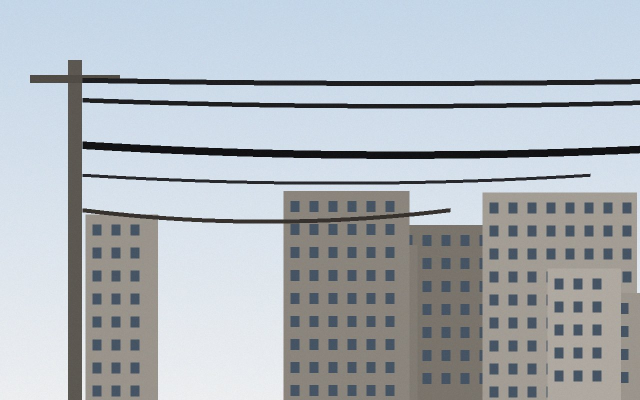
#> input picture app/web/assets/samples/synthetic-pole.jpg, 1280 x 800 px (shown at 1/2 size)
$ python -i enhance.py   (imports and definitions only)   (older library calls are emulated)
#> lines starting #> are read from the running program, lines starting #| are printed output that depends on the picture; after the words box and inside, x2 and y2 are one past the last pixel; in counts of white or black regions, pixels touching at a corner belong together
"""Adaptive enhancement of field photographs for the segmentation path.

Scope (deliberately narrow):
* Applied to the RGB path that feeds YOLO11-seg (and, through ``ml.curate``, to the training
  images, so the model is trained on what it will see).
* NEVER applied to the grayscale path of the VNI. Section 3.6.2 fixes that path at a 5 x 5
  Gaussian "so that VNI values stay comparable"; CLAHE and sharpening add high-frequency
  energy and would inflate the VNI. ``preprocess`` builds the gray path from the original
  image for this reason, and a test pins it.
* Skeletonization works on the predicted binary masks, so enhancement reaches it only through
  better masks (thin fiber drops that survive segmentation), never directly.

Steps, each decided per image in ``auto`` mode from measured quality:
1. Denoise   cv2.fastNlMeansDenoisingColored, strength scaled to the estimated noise sigma
             (Immerkaer 1996, fast noise variance estimation), for high-ISO night/overcast shots.
2. CLAHE     on the L channel of CIELAB (tiles 8 x 8, clip limit 2.0) for dark, flat or
             overexposed photos; colour channels are untouched.
3. Unsharp   I + amount (I - G_sigma * I), only where |detail| > threshold, for soft photos.
             Blur-adaptive: the amount grows linearly from ``unsharp_amount`` at the blur
             threshold (variance of the Laplacian) to ``unsharp_amount_max`` at zero sharpness,
             so a badly blurred photo gets more edge restoration and a crisp one gets none. The
             radius widens (sigma x 1-3) and the detail threshold drops (x 1-0.25) with blur too.
Order matters: denoise before contrast and sharpening, which would otherwise amplify noise.

v2.9 routing (``motion_route``, ``deblock``):
* Motion blur vs defocus. Both lower the variance of the Laplacian; only motion blur removes
  detail along one direction. ``motion_coherence`` measures that per 128 px tile with a
  content-normalised structure tensor: J_f (gradients of the image) whitened by J_c (gradients
  of a sigma-2 Gaussian copy), M = J_c^-1/2 J_f J_c^-1/2. Content orientation (parallel wires,
  facades) appears in both tensors and cancels; a blur kernel attenuates fine detail more than
  coarse detail, and a *linear* kernel does so only along its direction, so M becomes
  anisotropic. The tile anisotropies a = 1 - lambda_min/lambda_max are combined as the length of
  the mean doubled-angle vector, so they count only when the lost direction agrees across the
  photo (a camera shake has one direction; content anisotropy does not). A soft photo with
  coherence >= ``motion_coherence_min`` gets edge-preserving smoothing instead of the unsharp
  mask, which would otherwise sharpen the streak.
* JPEG blocking: ``deblock`` smooths small steps across the 8 px block grid only (an H.264-style
  boundary filter, gated so real edges such as wires are untouched). It runs at the original
  resolution, before the working-scale resize, because the grid is only aligned there.

``enhance_strong`` is the fallback profile (runner): denoise if noisy, CLAHE at a higher clip
limit and a stronger unsharp mask, applied regardless of the measured thresholds.
"""

from __future__ import annotations

from dataclasses import dataclass, field

import cv2
import numpy as np

from app.core.config import EnhancementConfig

# 3 x 3 Laplacian difference kernel of Immerkaer's estimator
_IMMERKAER = np.array([[1, -2, 1], [-2, 4, -2], [1, -2, 1]], dtype=np.float64)


@dataclass(frozen=True)
class Quality:
    mean_l: float  # mean CIELAB lightness, 0-100
    contrast: float  # std of lightness, 0-100
    clipped_high: float  # share of near-white pixels
    noise_sigma: float  # estimated Gaussian noise sigma, 8-bit grey levels
    sharpness: float  # variance of the Laplacian on a 1024 px long-side copy
    motion_coherence: float = 0.0  # direction-coherent blur anisotropy, 0-1 (v2.9)
    motion_angle_deg: float = 0.0  # direction of the lost detail (image x axis = 0)
    bright_share: float = 0.0  # share of content pixels with L* > 90 (v2.10 glare gate)
    line_contrast: float = 0.0  # thin dark-line visibility: mean top-1% black-top-hat on L*, L* units (v2.10)

    def as_dict(self) -> dict:
        return {k: round(float(v), 4) for k, v in self.__dict__.items()}


@dataclass
class Enhanced:
    rgb: np.ndarray
    applied: list[str] = field(default_factory=list)
    quality: Quality | None = None

    @property
    def flags(self) -> list[str]:
        return [f"enhanced:{s}" for s in self.applied]


def noise_sigma(gray: np.ndarray) -> float:
    """Immerkaer (1996): sigma = sqrt(pi/2) / (6 (W-2)(H-2)) * sum |I * N|."""
    g = gray.astype(np.float64)
    h, w = g.shape
    if h < 3 or w < 3:
        return 0.0
    conv = cv2.filter2D(g, -1, _IMMERKAER, borderType=cv2.BORDER_REFLECT)[1:-1, 1:-1]
    return float(np.sqrt(np.pi / 2) * np.abs(conv).sum() / (6.0 * (w - 2) * (h - 2)))


# [38 lines left out: functions _tensor_parts, motion_coherence, not called in this run]


def _content(rgb: np.ndarray, fill: int = 114, margin: int = 9) -> np.ndarray:
    """Photo content without letterbox padding: padding is whole rows / columns of the fill
    colour, so a grey wall inside the photo is not mistaken for it. ``margin`` px next to the
    padding are excluded too (the resize edge)."""
    flat = (np.abs(rgb.astype(np.int16) - fill) <= 3).all(axis=2)
    rows, cols = flat.all(axis=1), flat.all(axis=0)
    m = ~(rows[:, None] | cols[None, :])
    if m.all():
        return m
    return cv2.erode(m.astype(np.uint8), np.ones((2 * margin + 1, 2 * margin + 1), np.uint8)).astype(bool)


def line_visibility(l_star: np.ndarray, content: np.ndarray) -> tuple[float, float]:
    """(near-white share, thin dark-line contrast) of a photo, on CIELAB L* (0-100).

    Glare does two things at once: it lifts most of the frame to near-white AND it compresses how
    much darker a thin dark structure (a conductor) is than its surroundings. The second is
    measured with a black top-hat (5 px ellipse: the thickness scale of a wire at the 1024 px
    working scale) and summarised as the mean of the strongest 1% of responses, so it reads the
    wires and edges rather than flat sky. A bright overcast sky keeps this contrast; glare does
    not (Chapter 4 v2.10)."""
    if not content.any():
        return 0.0, 0.0
    k = cv2.getStructuringElement(cv2.MORPH_ELLIPSE, (5, 5))
    th = cv2.morphologyEx(l_star, cv2.MORPH_BLACKHAT, k)[content]
    top = np.partition(th, th.size - max(1, th.size // 100))[th.size - max(1, th.size // 100):]
    return float((l_star[content] > 90).mean()), float(top.mean())


def measure(rgb: np.ndarray, coherence_below: float = 60.0) -> Quality:
    """``coherence_below``: motion coherence is computed only for photos at or below this Laplacian
    variance (the blur gate), the only photos it is used for; others get 0."""
#> called with coherence_below = 60
    lab = cv2.cvtColor(rgb, cv2.COLOR_RGB2LAB)
#> lab: shape (800, 1280, 3); mean of channels 0, 1, 2 184.6, 127.2, 124.3
    l_chan = lab[..., 0].astype(np.float64) * (100.0 / 255.0)  # OpenCV stores L in 0-255
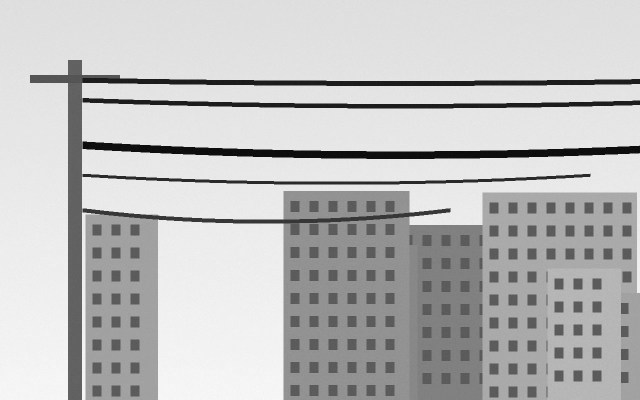
#> l_chan: shape (800, 1280) float64 (shown at 1/2 size); min 0, max 97.25, mean 72.4; drawn with min black and max white
    small = rgb
    if max(rgb.shape[:2]) > 1024:
        s = 1024 / max(rgb.shape[:2])
#> s = 0.8
        small = cv2.resize(rgb, (round(rgb.shape[1] * s), round(rgb.shape[0] * s)), interpolation=cv2.INTER_AREA)
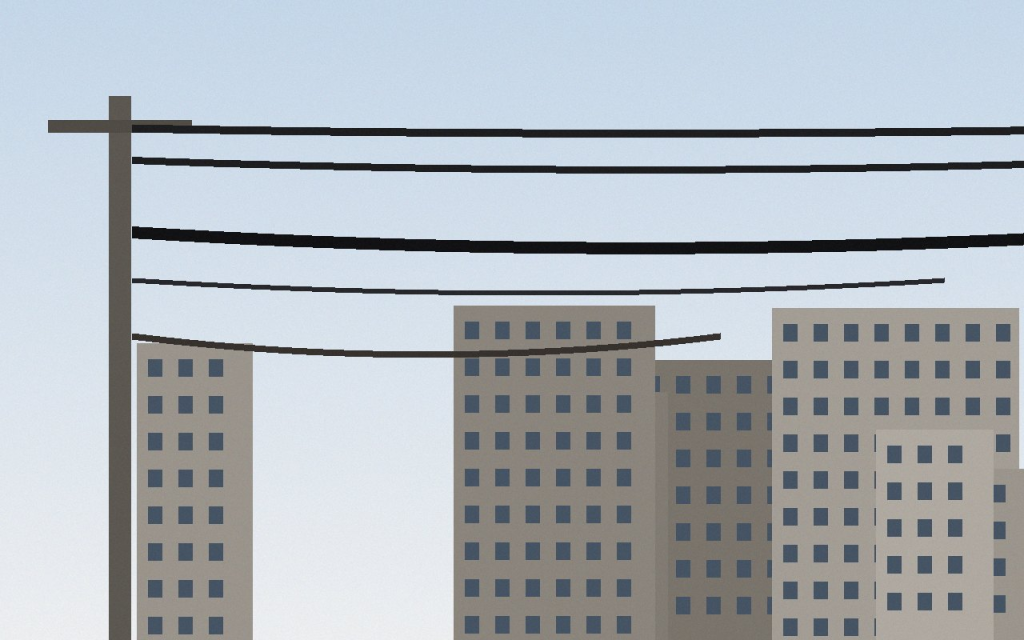
#> small: shape (640, 1024, 3); mean R, G, B 174, 180.3, 186.4
    gray = cv2.cvtColor(small, cv2.COLOR_RGB2GRAY)
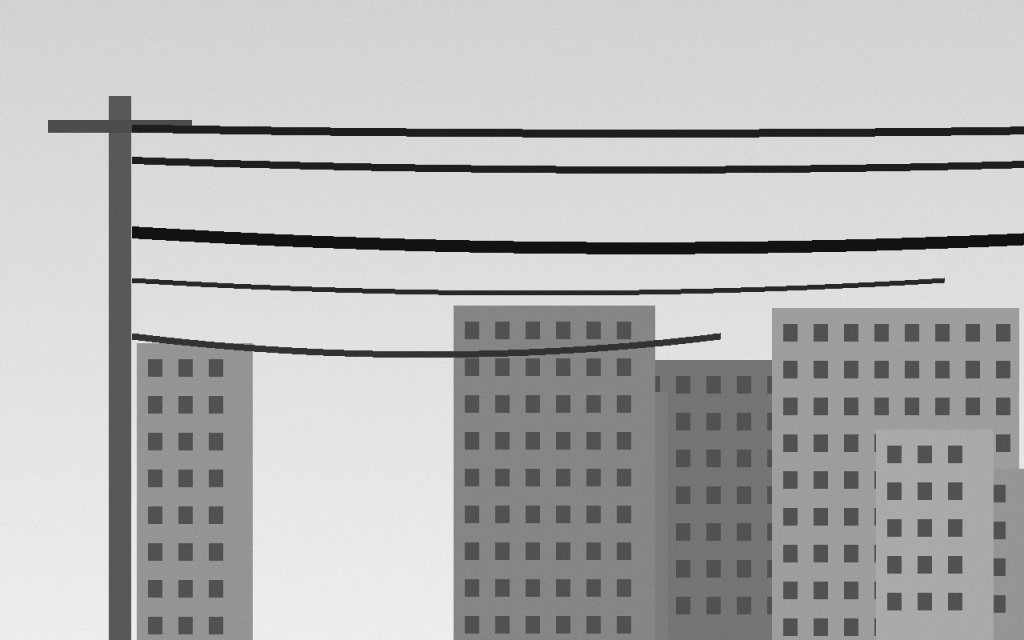
#> gray: shape (640, 1024); min 8, max 242, mean 179.1
    sharp = float(cv2.Laplacian(gray, cv2.CV_64F).var())
#> sharp = 584.2
    content = _content(small)
#> in _content, `flat = (np.abs(rgb.astype(np.int16) - fill) <= 3).all(axis=2)`:
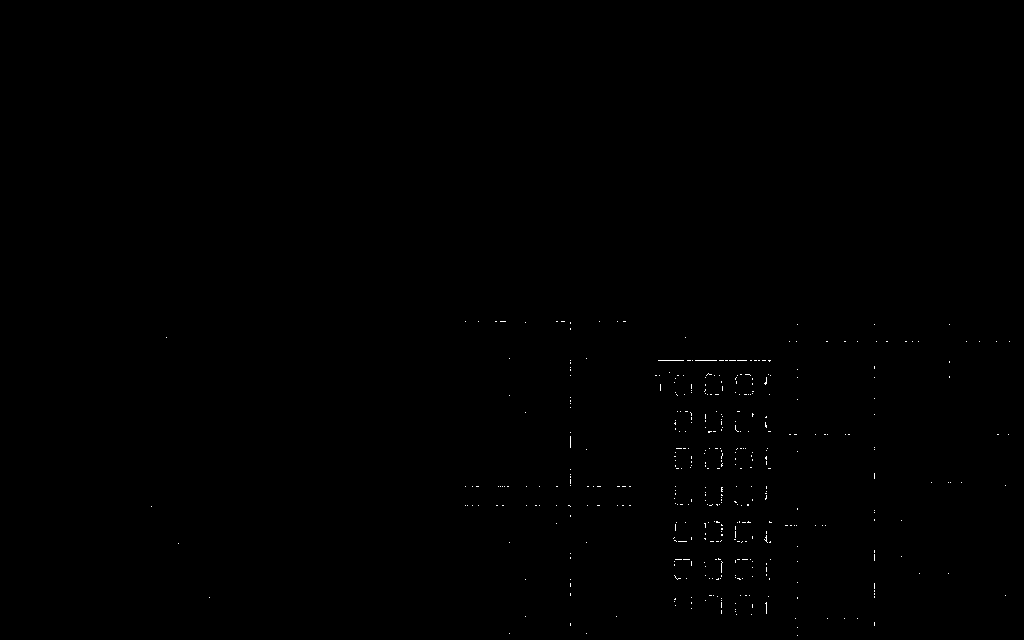
#> flat: shape (640, 1024) bool; 0.15% white in thin lines or dots, all inside (x1, y1, x2, y2) = (151, 321, 1010, 636)
#> in _content, `m = ~(rows[:, None] | cols[None, :])`: m: shape (640, 1024) bool; every value is 1
    coh, ang = motion_coherence(gray, content) if sharp <= coherence_below else (0.0, 0.0)
#> coh = 0; ang = 0
    l_small = cv2.cvtColor(small, cv2.COLOR_RGB2LAB)[..., 0].astype(np.float32) * (100.0 / 255.0)
    bright, line_c = line_visibility(l_small, content)
#> in line_visibility, `top = np.partition(th, th.size - max(1, th.size // 100))[th.size - max..`: top = 6553 values, max 69.02 at index 6483, min 3.53 at index 0, mean 20.31
#> bright = 0.132; line_c = 20.31
    return Quality(
        mean_l=float(l_chan.mean()), contrast=float(l_chan.std()),
        clipped_high=float((l_chan > 97).mean()),
        noise_sigma=noise_sigma(gray),
        sharpness=sharp,
        motion_coherence=coh, motion_angle_deg=ang, bright_share=bright, line_contrast=line_c,
    )
#> in noise_sigma, `conv = cv2.filter2D(g, -1, _IMMERKAER, borderType=cv2.BORDER_REFLECT)[..`:
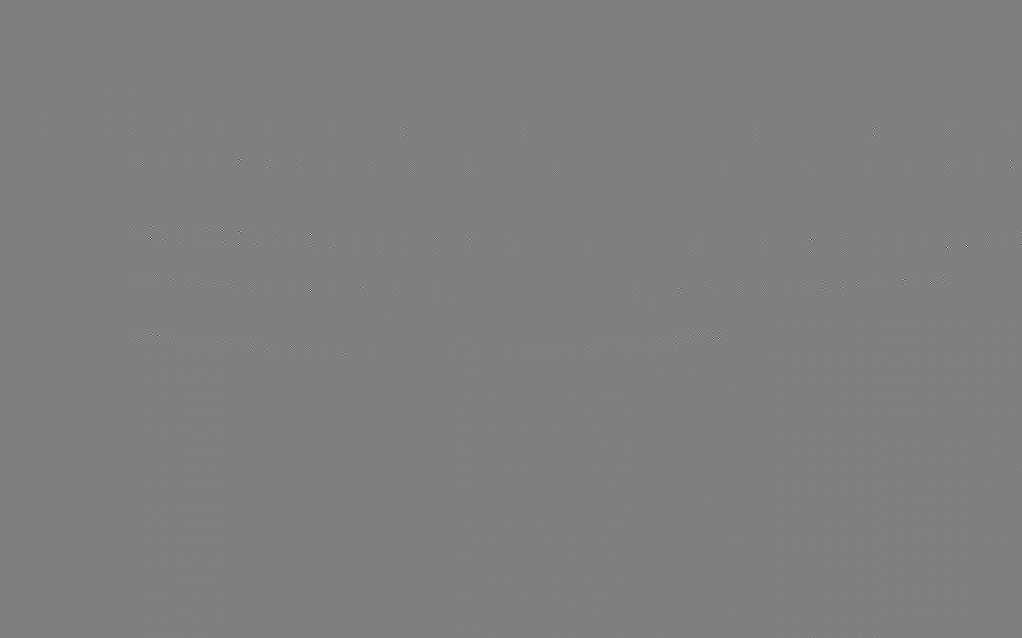
#> conv: shape (638, 1022) float64; min -400, max 399, mean 0; drawn with min black and max white


# [6 lines that did not run here, left out]


def deblock(rgb: np.ndarray, alpha: float = 12.0, beta: float = 4.0) -> np.ndarray:
    """Smooth the 8 px JPEG block grid. At each boundary between pixels p0 | q0 (with p1, q1
    beside them) the step is filtered only if |p0 - q0| < alpha and both sides are flat
    (|p1 - p0|, |q1 - q0| < beta): a blocking step, not an edge. With d = q0 - p0, p0 and q0
    move d/3 towards each other and p1, q1 d/6, so the step becomes a ramp over four pixels."""
    img = rgb.astype(np.float32)
    for axis in (1, 0):
        a = np.moveaxis(img, axis, 0)  # boundaries along the first axis
        n = a.shape[0]
        b = np.arange(8, n - 1, 8)
        b = b[b >= 2]
        if not len(b):
            continue
        p1, p0, q0, q1 = a[b - 2], a[b - 1], a[b], a[b + 1]
        gate = ((np.abs(p0 - q0) < alpha) & (np.abs(p1 - p0) < beta) & (np.abs(q1 - q0) < beta)).astype(np.float32)
        d = (q0 - p0) * gate
        a[b - 2] = p1 + d / 6
        a[b - 1] = p0 + d / 3
        a[b] = q0 - d / 3
        a[b + 1] = q1 - d / 6
        img = np.moveaxis(a, 0, axis)
    return np.clip(img + 0.5, 0, 255).astype(np.uint8)


def clahe_lab(rgb: np.ndarray, clip: float = 2.0, tiles: int = 8) -> np.ndarray:
    lab = cv2.cvtColor(rgb, cv2.COLOR_RGB2LAB)
    lab[..., 0] = cv2.createCLAHE(clipLimit=clip, tileGridSize=(tiles, tiles)).apply(lab[..., 0])
    return cv2.cvtColor(lab, cv2.COLOR_LAB2RGB)


def denoise(rgb: np.ndarray, sigma: float, strength: float = 0.9) -> np.ndarray:
    h = float(np.clip(strength * sigma, 3.0, 15.0))  # filter strength tracks the measured noise
    return cv2.fastNlMeansDenoisingColored(rgb, None, h, h, 7, 21)


# [13 lines left out: functions unsharp, blur_degree, not called in this run]


# [3 lines that did not run here, left out]


# [8 lines that did not run here, left out]


def multiscale_retinex(rgb: np.ndarray, sigmas=(0.01, 0.05, 0.15), blend: float = 0.6) -> np.ndarray:
    """MSR on CIELAB L only (Jobson et al. 1997): log L - log(G_sigma * L), averaged over
    scales (sigmas as fractions of the longer side), stretched to 0-255 at the 1st-99th
    percentiles and blended with the original L. Colour channels are untouched."""
    lab = cv2.cvtColor(rgb, cv2.COLOR_RGB2LAB)
    L = lab[..., 0].astype(np.float32) + 1.0
    s = max(rgb.shape[:2])
    r = np.mean([np.log(L) - np.log(cv2.GaussianBlur(L, (0, 0), max(1.0, f * s)) + 1e-3) for f in sigmas], axis=0)
    lo, hi = np.percentile(r, (1, 99))
    r = np.clip((r - lo) / max(hi - lo, 1e-6), 0, 1) * 255.0
    lab[..., 0] = np.clip(blend * r + (1 - blend) * (L - 1.0), 0, 255).astype(np.uint8)
    return cv2.cvtColor(lab, cv2.COLOR_LAB2RGB)


def blockiness(gray: np.ndarray) -> float:
    """JPEG blocking: mean absolute horizontal+vertical step across 8 px block boundaries divided
    by the mean step inside blocks (about 1.0 for natural images, larger for heavy JPEG)."""
    g = gray.astype(np.float32)
    dx = np.abs(np.diff(g, axis=1))
    dy = np.abs(np.diff(g, axis=0))
    bx = dx[:, 7::8].mean() / max(np.delete(dx, np.s_[7::8], axis=1).mean(), 1e-6)
    by = dy[7::8, :].mean() / max(np.delete(dy, np.s_[7::8], axis=0).mean(), 1e-6)
    return float((bx + by) / 2)


def edge_denoise(rgb: np.ndarray, sigma: float) -> np.ndarray:
    """Edge-preserving smoothing: removes sensor noise and JPEG blocking, keeps thin wire edges."""
    return cv2.bilateralFilter(rgb, 5, float(np.clip(6 * max(sigma, 2.0), 15, 60)), 3)


# [19 lines that did not run here, left out]


# [32 lines that did not run here, left out]


# [13 lines that did not run here, left out]

>>> import cv2
>>> picture = cv2.cvtColor(cv2.imread('../web/assets/samples/synthetic-pole.jpg'), cv2.COLOR_BGR2RGB)
>>> result = measure(picture)
